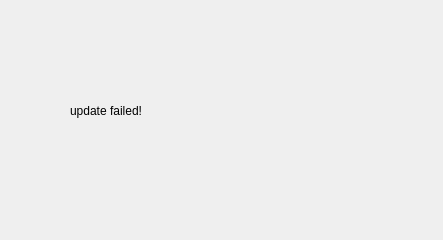
<?xml version="1.0" encoding="UTF-8"?>
<ui version="4.0">
 <class>error</class>
 <widget class="QWidget" name="error">
  <property name="geometry">
   <rect>
    <x>0</x>
    <y>0</y>
    <width>443</width>
    <height>240</height>
   </rect>
  </property>
  <property name="windowTitle">
   <string>Form</string>
  </property>
  <widget class="QLabel" name="label">
   <property name="enabled">
    <bool>true</bool>
   </property>
   <property name="geometry">
    <rect>
     <x>70</x>
     <y>60</y>
     <width>291</width>
     <height>101</height>
    </rect>
   </property>
   <property name="text">
    <string>update failed!</string>
   </property>
  </widget>
 </widget>
 <resources/>
 <connections/>
</ui>
